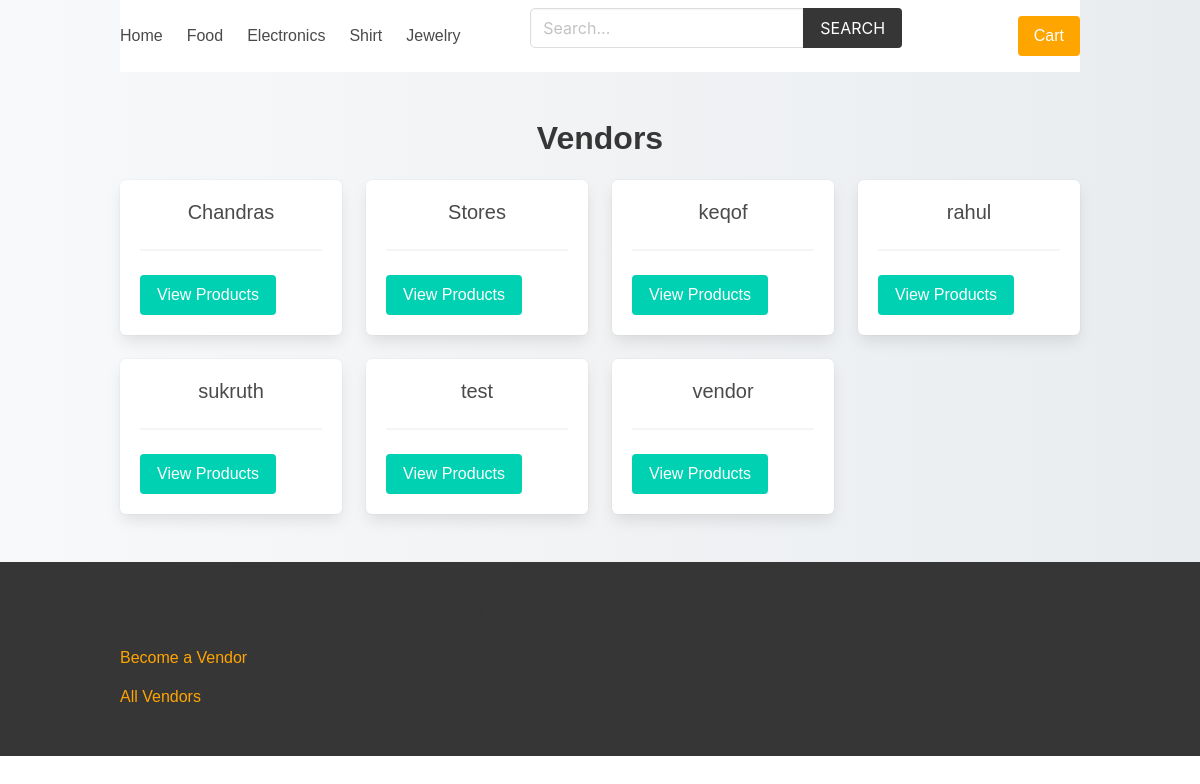
Screenshot of /vendor/ with the database file from the repository.
### product/models.py (models this page shows, shortened)
class Category(models.Model):
    title = models.CharField(max_length=50)
    slug = models.SlugField(max_length=55)
    ordering = models.IntegerField(default=0)
    class Meta:
        ordering = ['ordering']

### vendor/models.py (models this page shows, shortened)
class Vendor(models.Model):
    name = models.CharField(max_length=255)
    created_at = models.DateTimeField(auto_now_add=True)
    created_by = models.OneToOneField(User, related_name='vendor', on_delete=models.CASCADE)
    class Meta:
        ordering = ['name']

### vendor/views.py (the view)
# urls.py: path('', views.vendors, name="vendors"),
def vendors(request):
    vendors = Vendor.objects.all()
    return render(request, 'vendor/vendors.html', {'vendors': vendors})

### cart/cart.py (called while the page is built)
    def __len__(self):
        return sum(item['quantity'] for item in self.cart.values())

### cart/context_processors.py (called while the page is built)
def cart(request):
    return {'cart': Cart(request)}

### product/context_processors.py (called while the page is built)
def menu_categories(request):
    categories = Category.objects.all()
    return {'categories': categories}

### templates/vendor/vendors.html (shortened to what this page needs)
{% extends 'core/base.html' %}
{% block content %}
    <h1 class="title">Vendors</h1>
    <div class="columns is-multiline">
        {% for vendor in vendors %}
            <div class="column is-3">
                <div class="box">
                    <h2 class="subtitle">
                        {{ vendor.name }}
                    </h2>
                    <hr>
                    <a href="{% url 'vendor:vendor' vendor.id %}" class="button is-primary ">View Products</a>
                </div>
            </div>
        {% endfor %}
    </div>
{% endblock content %}

### templates/core/base.html (shortened to what this page needs)
{% load static %}
<!DOCTYPE html>
<html lang="en">
<head>
    <link rel="stylesheet" href="https://cdn.jsdelivr.net/npm/bulma@0.9.2/css/bulma.min.css">
    <link rel="stylesheet" href="{% static 'css/main.css' %}">
</head>
<body>
    <div class="container">
        <nav class="navbar" role="navigation" aria-label="main navigation">
            <div id="navbarBasicExample" class="navbar-menu">
                <div class="navbar-start">
                    <a class="navbar-item" href="{% url 'core:home' %}">
                        Home
                    </a>
                    {% for category in categories %}
                        <a class="navbar-item" href="{% url 'product:category' category.slug %}">
                            {{category.title}}
                        </a>
                    {% endfor %}
                </div>
                <div class="navbar-start">
                    <div class="navbar-item">
                        <form method="get" action="{% url 'product:search' %}">
                            <div class="field has-addons">
                                <div class="control">
                                    <input type="search" name="query" id="" class="input" placeholder="Search...">
                                </div>
                                <div class="control">
                                    <button class="button is-dark is-uppercase">Search</button>
                                </div>
                            </div>
                        </form>
                    </div>
                </div>
                <div class="navbar-end">
                    <div class="navbar-item">
                        <a href="{% url 'cart:cart' %}" class="button is-warning">Cart {% if cart %}({{cart|length}}){% endif %}</a>
                    </div>
                </div>
            </div>
        </nav>
    </div>
    <section class="section">
        <div class="container">
            {% block content %}{% endblock content %}
        </div>
    </section>
    <footer class="footer">
        <div class="container">
            <h3 class="is-size-4 mb-4">Multi Vendor E-Commerce</h3>
            {% if request.user.is_authenticated %}
                <a href="{% url 'vendor:vendor-admin' %}">Vendor Admin</a>
            {% else %}
                <a href="{% url 'vendor:become-vendor' %}">Become a Vendor</a>
            {% endif %}
            <br>
            <a href="{% url 'vendor:vendors' %}">All Vendors</a>
        </div>
    </footer>
</body>
</html>

### core/static/css/main.css (style rules this page uses)
.footer a { margin-bottom: 15px; display: inline-block; color: #444; }

### rows the page displays
Category: title "Food"
Category: title "Electronics"
Category: title "Shirt"
Category: title "Jewelry"
Vendor: name "Chandras"
Vendor: name "Stores"
Vendor: name "keqof"
Vendor: name "rahul"
Vendor: name "sukruth"
Vendor: name "test"
Vendor: name "vendor"
